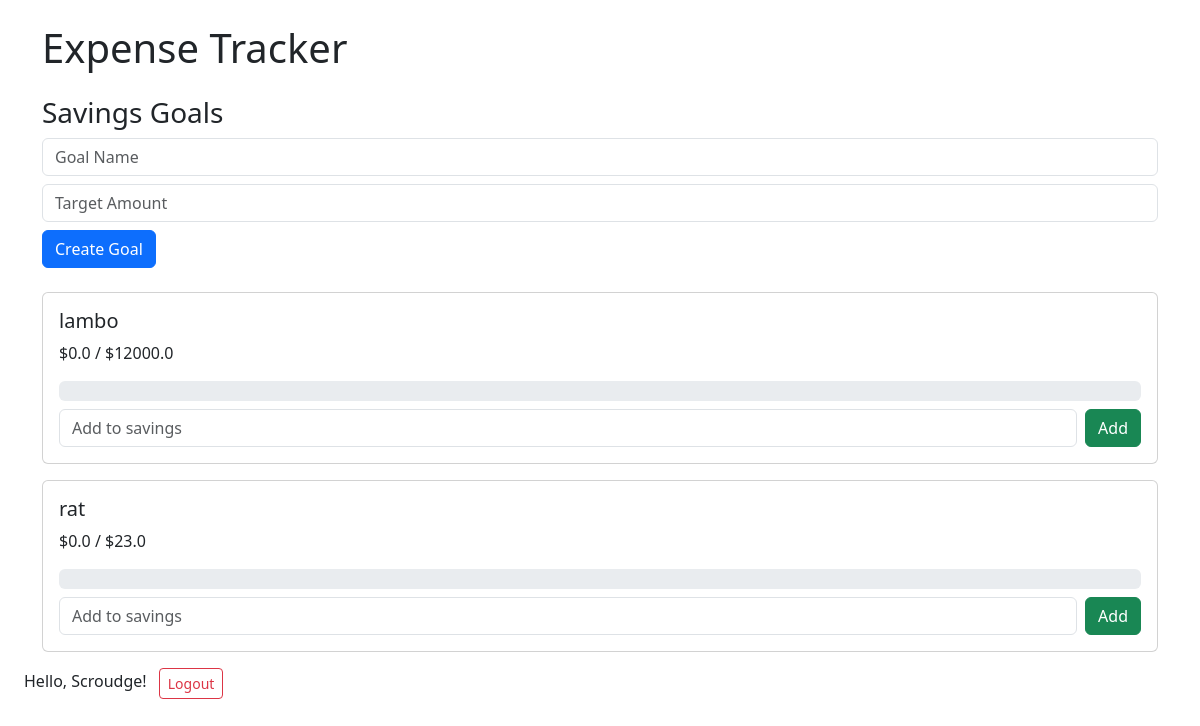
The page /goals (signed in) on the database as committed earlier.
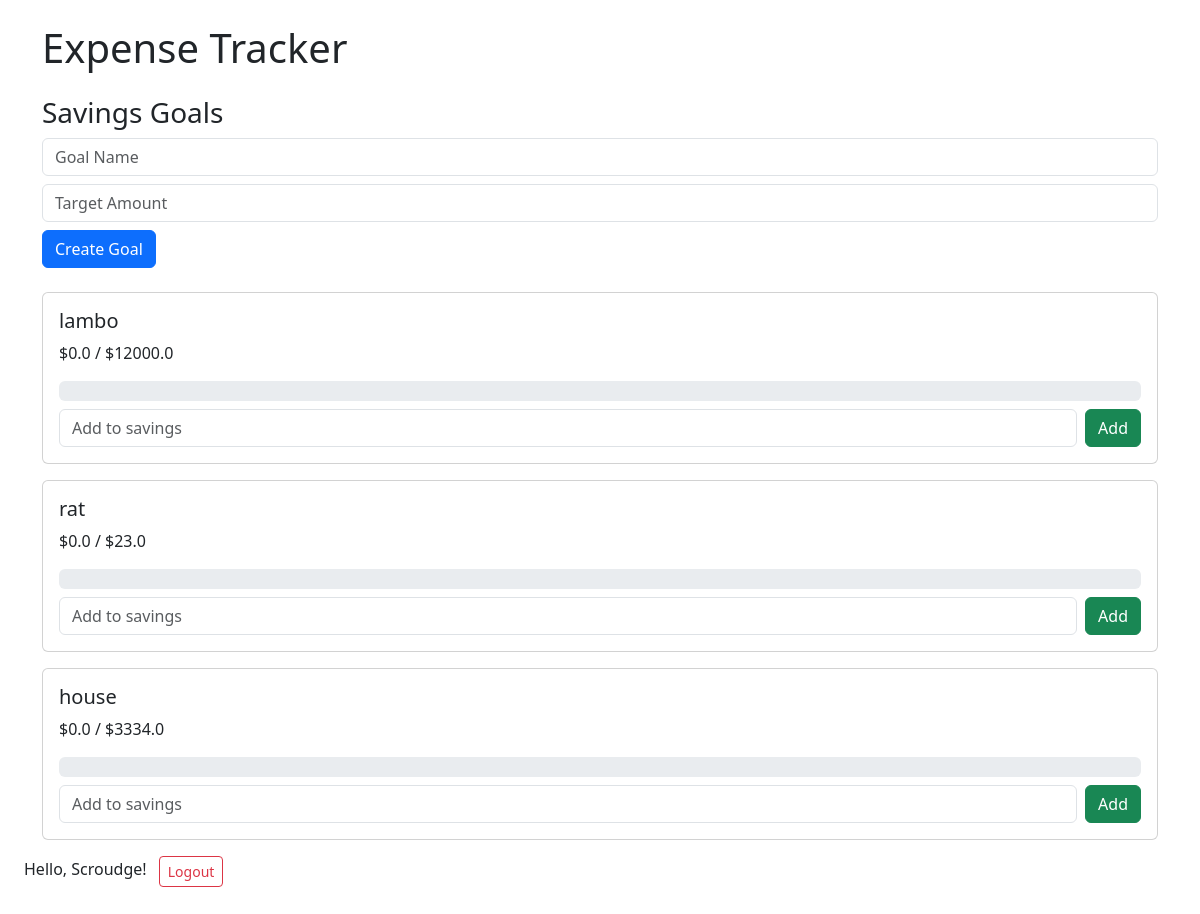
The same page on the database as committed later.
### app.py (models this page shows)
class SavingGoal(db.Model):
    id = db.Column(db.Integer, primary_key=True)
    name = db.Column(db.String(100), nullable=False)
    target_amount = db.Column(db.Float, nullable=False)
    saved_amount = db.Column(db.Float, default=0.0)
    user_id = db.Column(db.Integer, db.ForeignKey('user.id'), nullable=False)

class User(UserMixin, db.Model):
    id = db.Column(db.Integer, primary_key=True)
    username = db.Column(db.String(100), nullable=False, unique=True)
    email = db.Column(db.String(150), nullable=False, unique=True)
    password = db.Column(db.String(200), nullable=False)
    expenses = db.relationship('Expense', backref='owner', lazy=True)
    saving_goals = db.relationship('SavingGoal', backref='owner', lazy=True)
    incomes = db.relationship('Income', backref='owner', lazy=True)
    category_budgets = db.relationship('CategoryBudget', backref='owner', lazy=True)

### app.py (the view, shortened to what this page needs)
@app.route('/goals', methods=['GET', 'POST'])
@login_required
def goals():
    goals = SavingGoal.query.filter_by(user_id=current_user.id).all()
    return render_template('goals.html', goals=goals)

### app.py (called while the page is built)
@login_manager.user_loader
def load_user(user_id):
    return User.query.get(int(user_id))

### templates/goals.html (shortened to what this page needs)
{% extends "base.html" %}
{% block content %}
<h3>Savings Goals</h3>
<form method="POST" class="mb-4">
    <input type="text" name="name" placeholder="Goal Name" class="form-control mb-2" required>
    <input type="number" name="target" step="0.01" placeholder="Target Amount" class="form-control mb-2" required>
    <button type="submit" class="btn btn-primary">Create Goal</button>
</form>
{% for goal in goals %}
<div class="card mb-3 p-3">
    <h5>{{ goal.name }}</h5>
    <p>${{ goal.saved_amount }} / ${{ goal.target_amount }}</p>
    <div class="progress mb-2" style="height: 20px;">
    </div>
    <form method="POST" action="{{ url_for('add_saving', goal_id=goal.id) }}" class="d-flex gap-2">
        <input type="number" name="amount" step="0.01" placeholder="Add to savings" class="form-control" required>
        <button type="submit" class="btn btn-success">Add</button>
    </form>
</div>
{% else %}
<p>No goals yet.</p>
{% endfor %}
{% endblock %}

### templates/base.html (shortened to what this page needs)
<!doctype html>
<html lang="en">
<head>
  <link rel="stylesheet" href="https://cdn.jsdelivr.net/npm/bootstrap@5.3.0/dist/css/bootstrap.min.css">
</head>
<body class="p-4">
  <div class="container">
    <h1 class="mb-4">Expense Tracker</h1>
    {% block content %}{% endblock %}
  </div>
  <nav class="mb-4">
    {% if current_user.is_authenticated %}
    <span class="me-2">Hello, {{ current_user.username }}!</span>
    <a href="{{ url_for('logout') }}" class="btn btn-outline-danger btn-sm">Logout</a>
    {% else %}
    <a href="{{ url_for('login') }}" class="btn btn-outline-primary btn-sm me-2">Login</a>
    <a href="{{ url_for('register') }}" class="btn btn-outline-success btn-sm">Register</a>
    {% endif %}
  </nav>
</body>
</html>

Rows that differ between the two databases and show on the page:
added SavingGoal: name "house", saved_amount "0.0", target_amount "3334.0"
